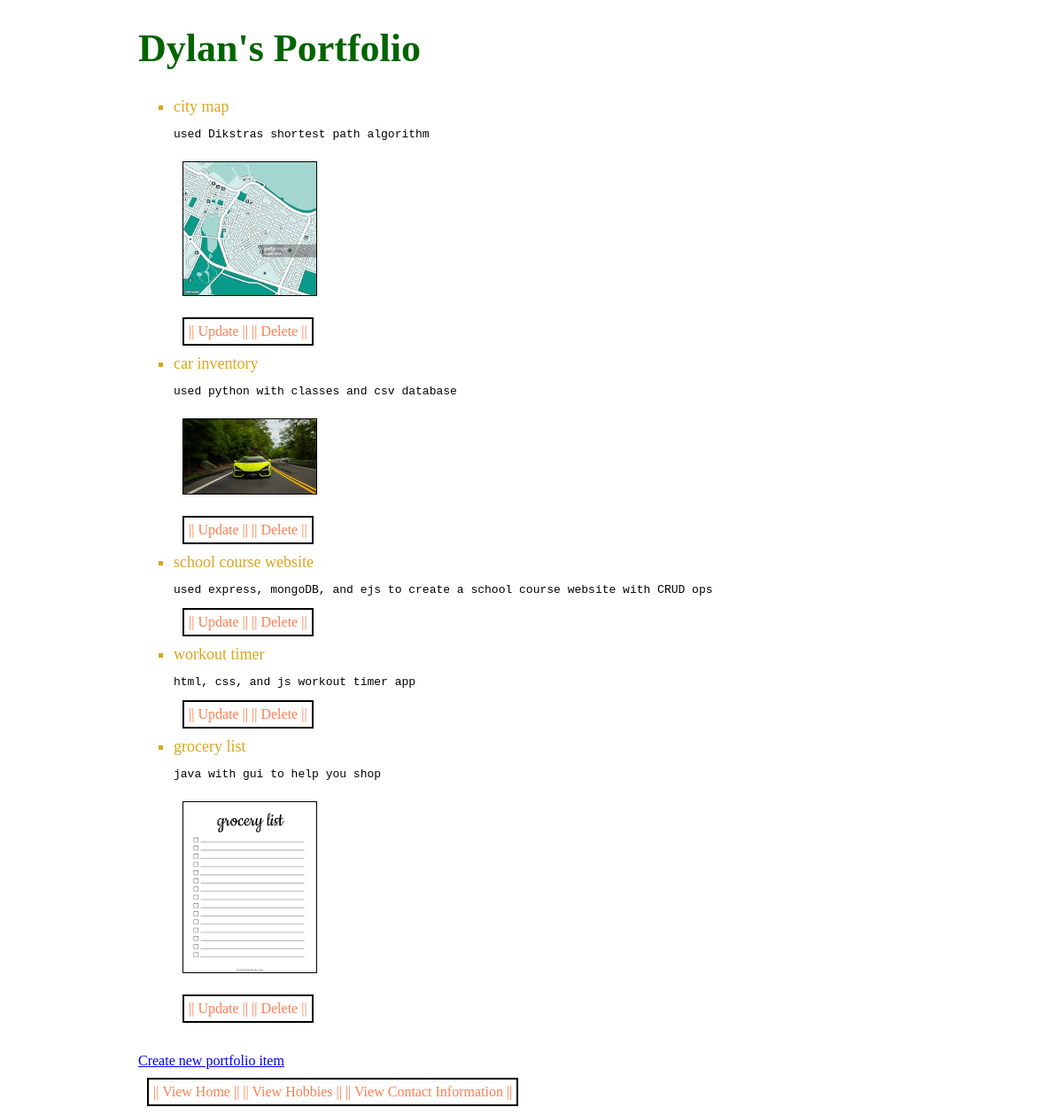
The app's page /portfolioItem/, older data.
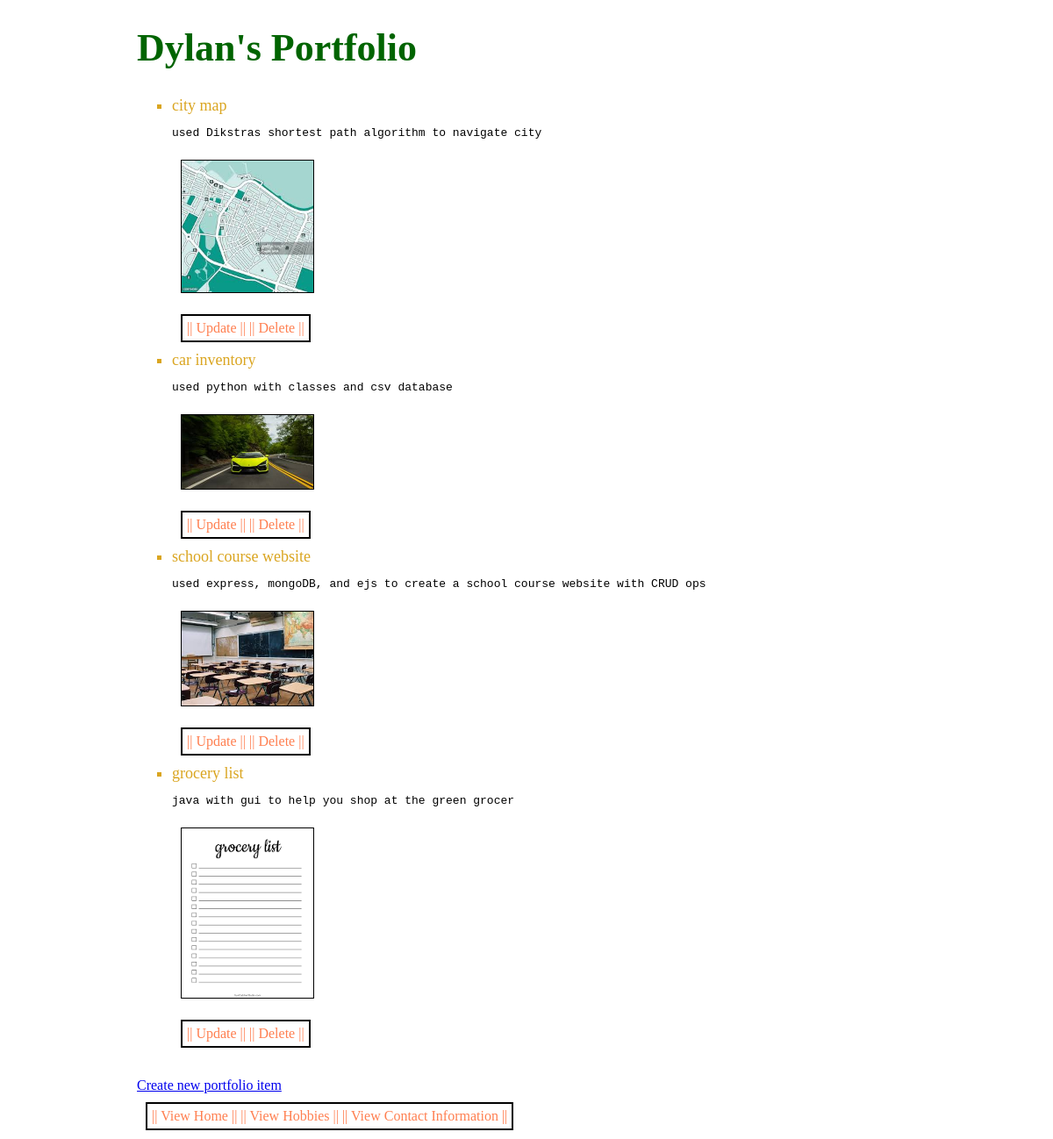
The same page, newer data.
### items/models.py (models this page shows, shortened)
class PortfolioItem(models.Model):
    name = models.CharField(max_length=100)
    description = models.TextField()
    img_path = models.CharField(max_length=100, blank=True, null=True)

### items/views.py (the view)
# urls.py: path("portfolioItem/", views.portfolioItem, name="portfolioItem"),
def portfolioItem(request):
    portfolioItemList = PortfolioItem.objects.all()
    context = {"portfolioItemList": portfolioItemList, "apis": apis}
    return render(request, "items/portfolioItem.html", context)

### items/templates/items/portfolioItem.html (shortened to what this page needs)
{% load static %}
<!DOCTYPE html>
<html>
  <head>
    <link href="{% static 'css/styles.css' %}" rel="stylesheet" />
  </head>
  <body>
    <div class="content">
      <h1>Dylan's Portfolio</h1>
      <ul>
        {% for pi in portfolioItemList %}
        <li>{{pi.name}}</li>
        <pre>{{pi.description}}</pre>
        {% if pi.img_path %}
        <img src="{% static pi.img_path %}" alt="{{ pi.name }}" width="150" />
        {% endif %}
        <div id="home-links">
          <a href="{% url 'portfolioUpdate' pi.pk %}">|| Update ||</a>
          <a href="{% url 'portfolioDelete' pi.pk %}">|| Delete ||</a>
        </div>
        {% endfor %}
      </ul>
      <br />
      <a href="{% url 'portfolioCreate' %}">Create new portfolio item</a>
      <br />
      <div id="home-links">
        {% for api in apis %} {% if api.name != "View Portfolio Items" %}
        <a href="{{ api.path }}">|| {{ api.name }} ||</a>
        {% endif %} {% endfor %}
      </div>
    </div>
  </body>
</html>

### items/static/css/styles.css (style rules this page uses)
.content { width: 75%; margin: 0 auto; }
h1 { color: darkgreen; font-size: 44px; }
ul li { font-size: 18px; list-style-type: square; color: goldenrod; }
#home-links { border: 2px solid black; width: fit-content; padding: 5px; font-family: "Malgun Gothic"; margin: 10px; }
#home-links a { text-decoration: none; }
#home-links a:link { color: coral; }
img { margin: 10px; border: 1px solid black; }

Row changes from the older to the newer data that the page shows:
removed PortfolioItem: name "workout timer", description "html, css, and js workout timer app"
changed PortfolioItem "city map": description "used Dikstras shortest path algorithm" → "used Dikstras shortest path algorithm to navigate city"
changed PortfolioItem "school course website": img_path: picture added
changed PortfolioItem "grocery list": description "java with gui to help you shop" → "java with gui to help you shop at the green grocer"
